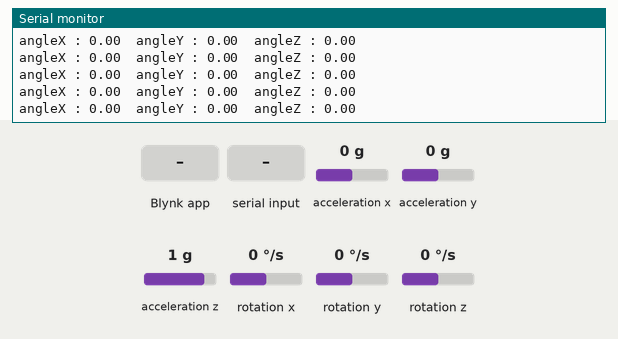
The sketch below on a simulated ESP8266 (NodeMCU). Parts: the last lines printed to the serial monitor. The test bench sets the inputs (shaded band); at power-on: acceleration x 0 g, acceleration y 0 g, rotation z 0 °/s, acceleration z 1 g, rotation x 0 °/s, rotation y 0 °/s. WiFi joins after 1.5 s; servers stay silent unless stated; the modem accepts every AT command (registered, SIM ready, sends succeed) and sends nothing else; the audio player accepts every command and is not drawn.

Above: at 9.5 s.
9.6 s: acceleration x set to -1.4 g
At 9.7 s:
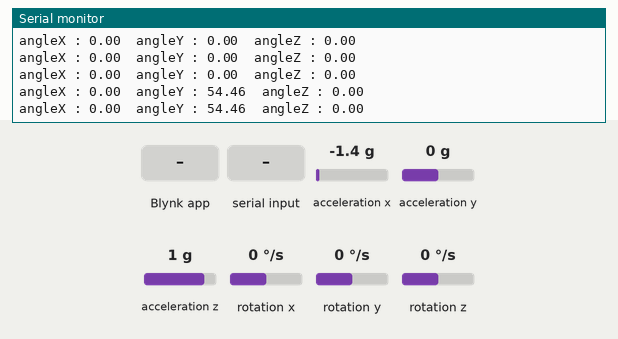
12.6 s: Blynk app writes 1 to V4
15.6 s: "1\n" received over the second serial link
18.6 s: acceleration y set to -1.4 g
At 18.6 s:
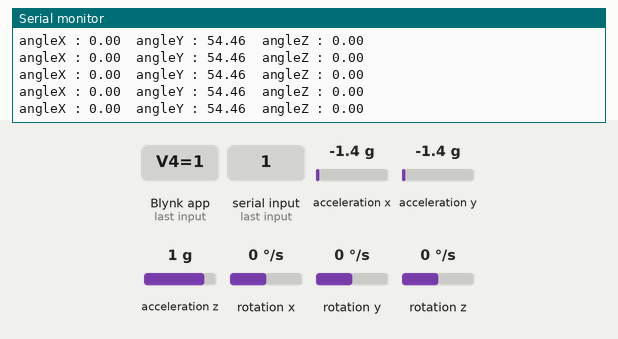
21.6 s: rotation z set to -192 °/s
At 21.61 s:
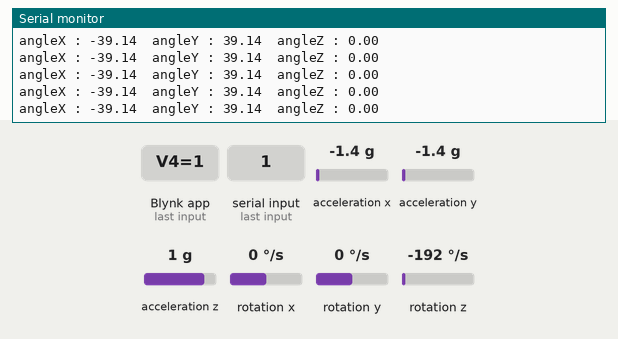
24.6 s: "0\n" received over the second serial link
Timing chart, 0 to 27.6 s (numbered marks = the images above; inputs shaded):
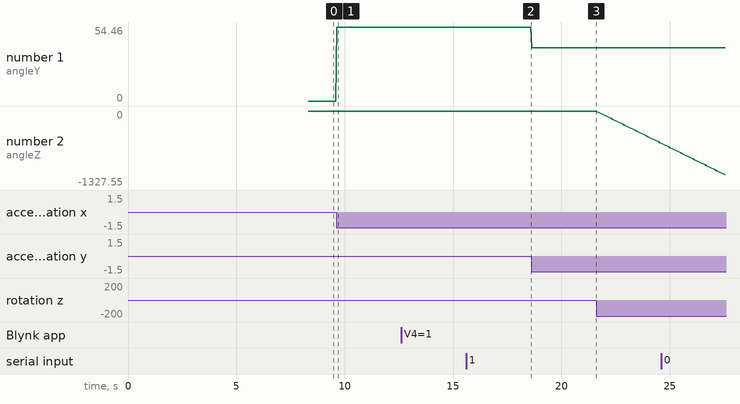

Measured:
- after the input at 9.6 s, the serial monitor: prints a new line at once (image 1)
- plotted number 1: 0 → 54.46 after the input at 9.6 s, 54.46 → 39.14 after the input at 18.6 s
- plotted number 2: 0 → -575.03 after the input at 21.6 s

The sketch:

khungtapdi_ESP.ino
```cpp
#include <SoftwareSerial.h>
SoftwareSerial SIM900(D7, D8);  //rx tx
String number1 = "0964255231";
#include <MPU6050_tockn.h>
#include <Wire.h>

#include "DFRobotDFPlayerMini.h"
DFRobotDFPlayerMini myDFPlayer;
SoftwareSerial mySoftwareSerial(D3, D4);//rx tx dfplayer mini

MPU6050 mpu6050(Wire);
#define BLYNK_PRINT Serial
#define BLYNK_TEMPLATE_ID "TMPL60xsX9kNl"
#define BLYNK_TEMPLATE_NAME "khung tap di"
#define BLYNK_AUTH_TOKEN "h8LXqtVtu0dEU_WSpha0MkNRFYrRx1b0"

#include <ESP8266WiFi.h>
#include <BlynkSimpleEsp8266.h>
#include <Arduino.h>
#include <SoftwareSerial.h>
SoftwareSerial mySerial(D6, D5);  //rx,tx
// HX711 circuit wiring
char auth[] = "h8LXqtVtu0dEU_WSpha0MkNRFYrRx1b0";
char ssid[] = "AmericanStudy T1";
char pass[] = "66668888";
String nhiptim, oxy, nhietdo, khoangcach, data[4];
uint32_t lastSendData = 0;
int cambien = D8;
bool check = true;
void setup() {
  mySoftwareSerial.begin(9600);//dfplayer
  Serial.begin(9600);
  mySerial.begin(4800);
  pinMode(cambien, INPUT);
  Blynk.begin(BLYNK_AUTH_TOKEN, ssid, pass);
  SIM900.begin(9600);           //19200
  delay(2000);                  // give time to log on to network.
  SIM900.print("AT+CLIP=1\r");  // test
  delay(1000);
  SIM900.println("AT");
  Wire.begin();
  mpu6050.begin();
  mpu6050.calcGyroOffsets(true);
 if (myDFPlayer.begin(mySoftwareSerial)) {
     myDFPlayer.volume(30);
}
}
void loop() {
  mpu6050.update();
   Serial.print("angleX : ");
  Serial.print(mpu6050.getAngleX());
  Serial.print("\tangleY : ");
  Serial.print(mpu6050.getAngleY());
  Serial.print("\tangleZ : ");
  Serial.println(mpu6050.getAngleZ());
  if (abs(mpu6050.getAngleY()) > 70) {
        if (check== true){
            nhantin();
            check= false ;
        }
    Serial.println("canh bao benh nhan bi nga !");
    Serial.println("can cap cuu");
  }
  else{
    check = true;
  }
  //   if(Serial.available() >0)

  //   switch (Serial.read())
  //   {
  //   case '1':
  //   Serial.println("dang goi");
  //   goidien();
  //     break;
  //   case '2':
  //   Serial.println("dang nhan tin");
  //  nhantin();
  //     break;

  Blynk.run();
  // if (millis()-  lastSendData >1000){
  nhandulieu();
  Blynk.virtualWrite(V0, nhiptim);
  Blynk.virtualWrite(V1, oxy);
  Blynk.virtualWrite(V2, nhietdo);
  Blynk.virtualWrite(V3, khoangcach);
}
  BLYNK_WRITE(V4){
  int p = param.asInt();
  if(p==1)
  {
    nhacnho(1,1000);
  }
  else
  {
     myDFPlayer.pause();
  }
}

void nhandulieu() {
  if (mySerial.available()) {                              // Kiểm tra xem có dữ liệu đang được gửi đến không
    String receivedData = mySerial.readStringUntil('\n');  // Đọc chuỗi dữ liệu cho đến khi gặp ký tự '\n'

    // Tách dữ liệu bằng dấu phẩy
    int startIndex = 0;
    int commaIndex;
    for (int i = 0; i < 4; i++) {
      commaIndex = receivedData.indexOf(',', startIndex);
      if (commaIndex != -1) {
        data[i] = receivedData.substring(startIndex, commaIndex);
        startIndex = commaIndex + 1;
      } else {
        data[i] = receivedData.substring(startIndex);
        break;
      }
    }
    nhiptim = data[0];
    oxy = data[1];
    nhietdo = data[2];
    khoangcach = data[3];
    Serial.println(nhiptim);
    Serial.println(oxy);
    Serial.println(nhietdo);
    Serial.println(khoangcach);
  }
}
void nhantin() {
  SIM900.println("AT+CMGF=1");
  delay(1000);
  //Serial.println ("Set SMS Number");
  SIM900.println("AT+CMGS=\"" + number1 + "\"\r");
  delay(1000);
  String SMS = "canh bao benh nhan bi nga";
  SIM900.println(SMS);
  delay(100);
  SIM900.println((char)26);
  delay(1000);
}
void nhacnho(int number ,int time) {
     myDFPlayer.play(number);
     delay(time);
}
```
